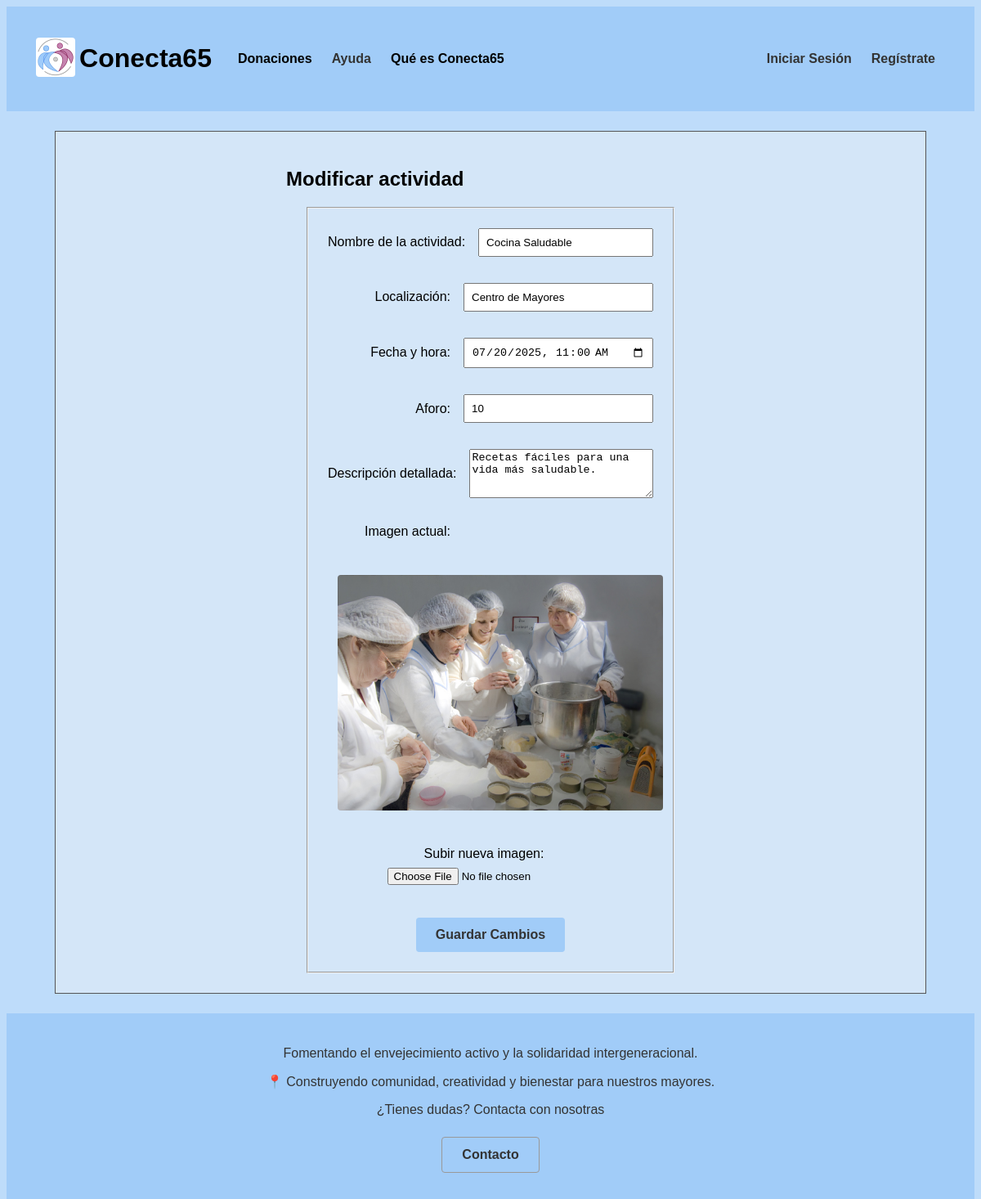
Screenshot of /p3_g1/ModificarActividad.php?id=4 with the database file from the repository.
### tables this page shows
CREATE TABLE `actividades` (
  `id` int(10) UNSIGNED NOT NULL,
  `nombre` varchar(35) NOT NULL,
  `localizacion` varchar(70) NOT NULL,
  `fecha_hora` datetime(6) NOT NULL,
  `descripcion` text NOT NULL,
  `aforo` tinyint(3) NOT NULL,
  `dirigida` tinyint(1) NOT NULL,
  `ocupacion` tinyint(3) NOT NULL,
  `foto` varchar(50) NOT NULL,
  `categoria` tinyint(1) NOT NULL
);

### p3_g1/includes/actividad/actividadDTO.php (called while the page is built, shortened)
<?php
class actividadDTO
{
    private $nombre;
    private $localizacion;
    private $fecha_hora;
    private $descripcion;
    private $aforo;
    private $foto;
    public function __construct($id, $nombre, $localizacion, $fecha_hora, $descripcion, $aforo, $dirigida, $ocupacion, $foto)
    {
        $this->nombre = $nombre;
        $this->localizacion = $localizacion;
        $this->fecha_hora = $fecha_hora;
        $this->descripcion = $descripcion;
        $this->aforo = $aforo;
        $this->foto = $foto;
    }
    public function nombre()
    {
        return $this->nombre;
    }
    public function localizacion()
    {
        return $this->localizacion;
    }
    public function fecha_hora()
    {
        return $this->fecha_hora;
    }
    public function descripcion()
    {
        return $this->descripcion;
    }
    public function aforo()
    {
        return $this->aforo;
    }
    public function foto()
    {
        return $this->foto;
    }
}
?>

### p3_g1/includes/actividad/actividadDAO.php (called while the page is built, shortened)
<?php
class actividadDAO extends baseDAO implements IActividad
{
    public function getActividadById($id)
    {
        try {
            $conn = application::getInstance()->getConexionBd();
            $query = "SELECT id, nombre, localizacion, fecha_hora, descripcion, aforo, dirigida, ocupacion, foto FROM actividades WHERE id = ?";
            $stmt = $conn->prepare($query);
            $stmt->bind_param("i", $id);
            $stmt->execute();
            $stmt->bind_result($id, $nombre, $localizacion, $fecha_hora, $descripcion, $aforo, $dirigida, $ocupacion, $foto);
            if ($stmt->fetch()) {
                return new actividadDTO($id, $nombre, $localizacion, $fecha_hora, $descripcion, $aforo, $dirigida, $ocupacion, $foto);
            }
        } finally {
            if ($stmt) {
                $stmt->close();
            }
        }
        return null;
    }
   }
?>

### p3_g1/includes/actividad/actividadAppService.php (called while the page is built, shortened)
<?php
class actividadAppService
{
    public function getActividadById($id)
    {
        $IActividadDAO = actividadFactory::CreateActividad();
        $actividad = $IActividadDAO->getActividadById($id);
        return $actividad;
    }
}
?>

### p3_g1/includes/modificarActividad/modificarActividadForm.php (the view, shortened to what this page needs)
<?php
class modificarActividadForm extends formBase
{
    private $actividad;
    public function __construct($actividad = null)
    {
        $this->actividad = $actividad;
    }
    protected function CreateFields($datos)
    {
        $id = $this->actividad ? $this->actividad->id() : ($datos['id'] ?? '');
        $nombre = $this->actividad ? $this->actividad->nombre() : ($datos['nombre'] ?? '');
        $localizacion = $this->actividad ? $this->actividad->localizacion() : ($datos['localizacion'] ?? '');
        $fecha_hora = $this->actividad ? date('Y-m-d\TH:i', strtotime($this->actividad->fecha_hora())) : ($datos['fecha_hora'] ?? '');
        $descripcion = $this->actividad ? $this->actividad->descripcion() : ($datos['descripcion'] ?? '');
        $aforo = $this->actividad ? $this->actividad->aforo() : ($datos['aforo'] ?? '');
        $dirigida = $this->actividad ? $this->actividad->dirigida() : ($datos['dirigida'] ?? '');
        $ocupacion = $this->actividad ? $this->actividad->ocupacion() : ($datos['ocupacion'] ?? '');
        $imagen = $this->actividad ? $this->actividad->foto() : null;
        $fechaMinima = date('Y-m-d\TH:i');
        $html = <<<EOF
            <div class="inForm">
                <fieldset>
                    <input type="hidden" name="id" value="$id" />
                    <p><label>Nombre de la actividad:</label> <input type="text" name="nombre" value="$nombre" required/></p>
                    <p><label>Localización:</label> <input type="text" name="localizacion" value="$localizacion" required/></p>
                    <p><label>Fecha y hora:</label> <input type="datetime-local" name="fecha_hora" value="$fecha_hora" min="$fechaMinima" required/></p>
                    <p><label>Aforo:</label> <input type="number" name="aforo" value="$aforo" required min="1" max="999"/></p>
                    <p><label>Descripción detallada:</label> <textarea name="descripcion" required>$descripcion</textarea></p>
                    <input type="hidden" name="dirigida" value="$dirigida" />
                    <input type="hidden" name="ocupacion" value="$ocupacion" />
                    <p><label>Imagen actual:</label></p>
                    <p>
                        <?php if ($imagen): ?>
                            <img src="$imagen" alt="Imagen de la actividad" width="475" />
                            <input type="hidden" name="imagenActual" value="$imagen" />
                        <?php endif; ?>
                    </p>
                    <p><label>Subir nueva imagen:</label> <input type="file" name="imagen" accept="image/*" /></p>
                    <button type="submit" name="modificar">Guardar Cambios</button>
                </fieldset>
            </div>
        EOF;
        return $html;
    }
}
?>

### p3_g1/CSS/estiloMovil.css (style rules this page uses)
.inForm fieldset p { flex-direction: column; align-items: flex-start; }
.inForm fieldset p label { text-align: left; margin-right: 0; margin-bottom: 0.5rem; min-width: auto; width: 100%; }
.inForm fieldset p input, .inForm fieldset p textarea { width: 100%; }
.inForm fieldset { padding: 1rem; }

### p3_g1/CSS/estilo.css (style rules this page uses)
html { height: 100%; width: 100%; margin: 0; padding: 0; font-family: 'Trebuchet MS', 'Lucida Sans Unicode', 'Lucida Grande', 'Lucida Sans', Arial, sans-serif; }
body { display: flex; flex-direction: column; background-color: #bedcfa; overflow-x: hidden; }
.inForm { display: flex; justify-content: center; width: 90%; margin: 0 auto; }
.inForm fieldset { display: flex; flex-direction: column; align-items: center; max-width: 500px; width: 100%; margin: 0 auto; padding: 1.5rem; box-sizing: border-box; gap: 1rem; }
.inForm fieldset p { display: flex; align-items: center; width: 100%; margin: 0 0 1rem 0; }
.inForm fieldset p label { min-width: 150px; text-align: right; margin-right: 1rem; }
.inForm fieldset p input { flex: 1; padding: 8px; box-sizing: border-box; min-width: 1rem; }
.inForm fieldset p textarea { flex: 1; height: 60px; box-sizing: border-box; }
.inForm fieldset > p:last-of-type { text-align: center; display: block; }
button { background-color: #a1ccf8; color: #333; font-weight: bold; font-size: 1rem; padding: 0.75rem 1.5rem; border: none; border-radius: 0.25rem; cursor: pointer; width: auto; }
img { margin: 0.75rem; border-radius: 0.25rem; max-width: 100%; height: auto; }

### rows the page displays
actividades: nombre "Cocina Saludable", localizacion "Centro de Mayores", fecha_hora "07/20/2025 11:00", aforo "10", descripcion "Recetas fáciles para una vida más saludable.", foto (picture)
